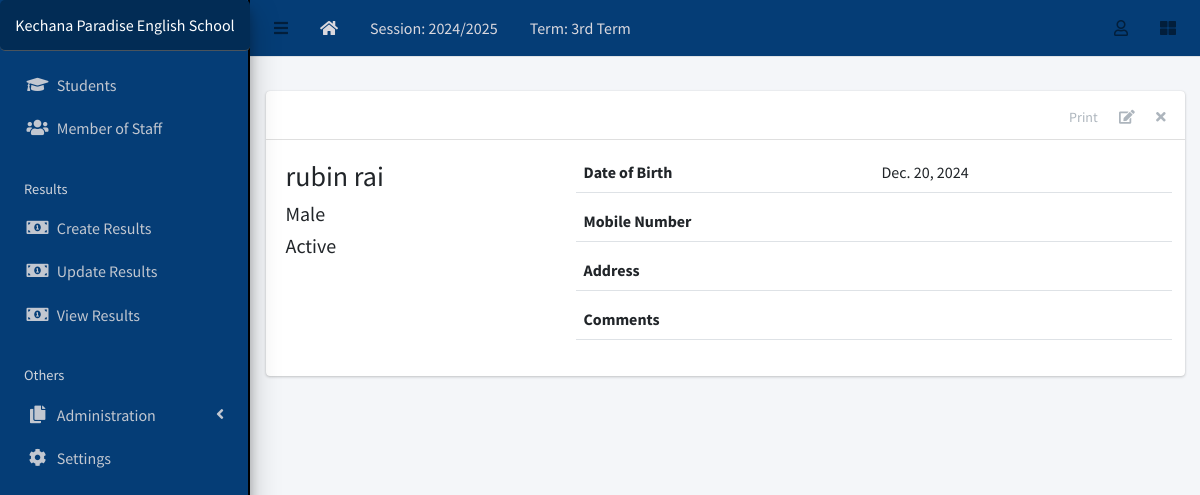
Page /staff/4/ on the committed database.
### apps/corecode/models.py (models this page shows, shortened)
class AcademicSession(models.Model):
    name = models.CharField(max_length=200, unique=True)
    current = models.BooleanField(default=True)
    class Meta:
        ordering = ["-name"]

class AcademicTerm(models.Model):
    name = models.CharField(max_length=20, unique=True)
    current = models.BooleanField(default=True)
    class Meta:
        ordering = ["name"]

class SiteConfig(models.Model):
    key = models.SlugField()
    value = models.CharField(max_length=200)

### apps/staffs/models.py (models this page shows, shortened)
class Staff(models.Model):
    STATUS = [("active", "Active"), ("inactive", "Inactive")]
    GENDER = [("male", "Male"), ("female", "Female")]
    current_status = models.CharField(max_length=10, choices=STATUS, default="active")
    surname = models.CharField(max_length=200)
    firstname = models.CharField(max_length=200)
    other_name = models.CharField(max_length=200, blank=True)
    gender = models.CharField(max_length=10, choices=GENDER, default="male")
    date_of_birth = models.DateField(default=timezone.now)
    date_of_admission = models.DateField(default=timezone.now)
    mobile_num_regex = RegexValidator(
        regex="^[0-9]{10,15}$", message="Entered mobile number isn't in a right format!"
    )
    mobile_number = models.CharField(
        validators=[mobile_num_regex], max_length=13, blank=True
    )
    address = models.TextField(blank=True)
    others = models.TextField(blank=True)
    class Meta:
        ordering = ["firstname", "other_name" ,"surname",]
    def __str__(self):
        return f"{self.firstname} {self.other_name} {self.surname}"

### apps/staffs/views.py (the view)
# urls.py: path("<int:pk>/", StaffDetailView.as_view(), name="staff-detail"),
class StaffDetailView(DetailView):
    model = Staff
    template_name = "staffs/staff_detail.html"

### apps/corecode/context_processors.py (called while the page is built)
def site_defaults(request):
    current_session = AcademicSession.objects.get(current=True)
    current_term = AcademicTerm.objects.get(current=True)
    vals = SiteConfig.objects.all()
    contexts = {
        "current_session": current_session.name,
        "current_term": current_term.name,
    }
    for val in vals:
        contexts[val.key] = val.value
    return contexts

### apps/staffs/templates/staffs/staff_detail.html (shortened to what this page needs)
{% extends 'base.html' %}
{% block content-header %}
<div class="card-header">
  <div class="card-tools">
    <a href="#" class="btn btn-tool">Print</a>
    <a href="{% url 'staff-update' object.id %}" class="btn btn-tool">
      <i class="fas fa-edit"></i>
    </a>
    <a href="{% url 'staff-delete' object.id %}" class="btn btn-tool">
      <i class="fas fa-times"></i>
    </a>
  </div>
</div>
{% endblock content-header %}
{% block content %}
    <div class="row">
      <div class="col-sm-4">
        <div>
          <h3>{{ object }} </h3>
          <h5>{{ object.get_gender_display }} </h5>
          <h5>{{ object.get_current_status_display }} </h5>
        </div>
      </div>
      <div class="col-sm-8">
        <div>
          <div class="form-group border-bottom row">
            <label class="col">
              Date of Birth
            </label>
            <div class="col">
              {{ object.date_of_birth }}
            </div>
          </div>
          <div class="form-group border-bottom row">
            <label class="col">
               Mobile Number
            </label>
            <div class="col">
            </div>
          </div>
          <div class="form-group border-bottom row">
            <label class="col">
              Address
            </label>
            <div class="col">
            </div>
          </div>
          <div class="form-group border-bottom row">
            <label class="col">
              Comments
            </label>
            <div class="col">
            </div>
          </div>
        </div>
      </div>
    </div>
{% endblock content %}

### templates/base.html (shortened to what this page needs)
{% load static %}
<!DOCTYPE html>
<html lang="en">
<head>
  <link rel="stylesheet" href="{% static 'plugins/fontawesome-free/css/all.min.css' %}">
  <link rel="stylesheet" href="{% static 'plugins/toastr/toastr.min.css' %}">
  <link rel="stylesheet"
    href="{% static 'plugins/overlayScrollbars/css/OverlayScrollbars.min.css' %}">
  <link rel="stylesheet" href="{% static 'plugins/Datatables/datatables.min.css' %}" />
  <link rel="stylesheet" href="{% static 'dist/css/adminlte.min.css' %}">
<link rel="stylesheet" href="https://cdn.datatables.net/buttons/2.2.3/css/buttons.dataTables.min.css" />
</head>
<body
  class="hold-transition sidebar-mini layout-fixed layout-navbar-fixed layout-footer-fixed">
  <div class="wrapper">
    <nav class="main-header navbar navbar-expand navbar-white navbar-light">
      <ul class="navbar-nav">
        <li class="nav-item">
          <a class="nav-link" data-widget="pushmenu" href="#" role="button"><i
              class="fas fa-bars"></i></a>
        </li>
        <li class="nav-item d-none d-sm-inline-block">
          <a href="{% url 'home' %} " class="nav-link" style="color: rgb(218, 216, 222);"><i class="fa fa-home"></i></a>
        </li>
        <li class="nav-item d-none d-sm-inline-block">
          <a href="{% url 'current-session' %}" class="nav-link" style="color: rgb(218, 216, 222);">Session: {{ current_session }}</a>
        </li>
        <li class="nav-item d-none d-sm-inline-block">
          <a href="{% url 'current-session' %}" class="nav-link" style="color: rgb(218, 216, 222);">Term: {{ current_term }}</a>
        </li>
      </ul>
      <ul class="navbar-nav ml-auto" style="color: rgb(218, 216, 222);">
        <li class="nav-item dropdown">
          <a class="nav-link" data-toggle="dropdown" href="#">
            <i class="far fa-user"></i>
          </a>
        </li>
        <li class="nav-item">
          <a class="nav-link" data-widget="control-sidebar" data-slide="true"
            href="#" role="button"><i class="fas fa-th-large"></i></a>
        </li>
      </ul>
    </nav>
    <aside class="main-sidebar sidebar-dark-primary elevation-4" >
      <a href="{% url 'home' %}" class="brand-link" style="background-color:rgb(2, 44, 85); color: white; padding: 13px; text-align: center; border-radius: 5px; font-size: 16px;">
        {{ school_name | default:"MySchool" }}
      </a>
      <div class="sidebar">
        <nav class="mt-2">
          <ul class="nav nav-pills nav-sidebar flex-column"
            data-widget="treeview" role="menu" data-accordion="false">
            <li class="nav-item">
              <a href="{% url 'student-list' %}" class="nav-link">
                <i class="nav-icon fas fa-graduation-cap"></i>
                <p>
                  Students
                </p>
              </a>
            </li>
            <li class="nav-item">
              <a href="{% url 'staff-list' %}" class="nav-link">
                <i class="nav-icon fas fa-users"></i>
                <p>
                  Member of Staff
                </p>
              </a>
            </li>
            <li class="nav-header">Results</li>
            <li class="nav-item">
              <a href="{% url 'create-result' %}" class="nav-link">
                <i class="nav-icon fas fa-money-bill-alt"></i>
                <p>
                  Create Results
                </p>
              </a>
            </li>
            <li class="nav-item">
              <a href="{% url 'edit-results' %}" class="nav-link">
                <i class="nav-icon fas fa-money-bill-alt"></i>
                <p>
                  Update Results
                </p>
              </a>
            </li>
            <li class="nav-item">
              <a href="{% url 'view-results' %}" class="nav-link">
                <i class="nav-icon fas fa-money-bill-alt"></i>
                <p>
                  View Results
                </p>
              </a>
            </li>
            <li class="nav-header">Others</li>
            <li class="nav-item has-treeview">
              <a href="#" class="nav-link">
                <i class="nav-icon fas fa-copy"></i>
                <p>
                  Administration
                  <i class="fas fa-angle-left right"></i>
                </p>
              </a>
            </li>
            <li class="nav-item">
              <a href="{% url 'configs' %}" class="nav-link">
                <i class="nav-icon fas fa-cog"></i>
                <p>
                  Settings
                </p>
              </a>
            </li>
          </ul>
        </nav>
      </div>
    </aside>
    <div class="content-wrapper">
      <section class="content-header">
      </section>
      <section class="content">
        <div class="container-fluid">
          <div class="row">
            <div class="col-md-12">
              {% block fullcard %}
              <div class="card">
                {% block content-header %}{% endblock content-header %}
                <div class="card-body">
                  <div class="row">
                    <div class="col">
                      {% block content %}
                      {% endblock content %}
                    </div>
                  </div>
                </div>
              </div>
              {% endblock fullcard %}
            </div>
          </div>
        </div>
      </section>
    </div>
  </div>
</body>
</html>

### templates/base.html (style rules this page uses)
.main-sidebar { background-color:rgb(5, 61, 118); border-right: 2px solid black; }
.main-header { background-color:rgb(5, 61, 118); color: rgb(218, 216, 222); }

### rows in the picture
AcademicSession: name "2024/2025"
AcademicTerm: name "3rd Term"
SiteConfig: value "Kechana Paradise English School"
Staff: firstname+other_name+surname "rubin rai", gender "Male", current_status "Active", date_of_birth "Dec. 20, 2024"
